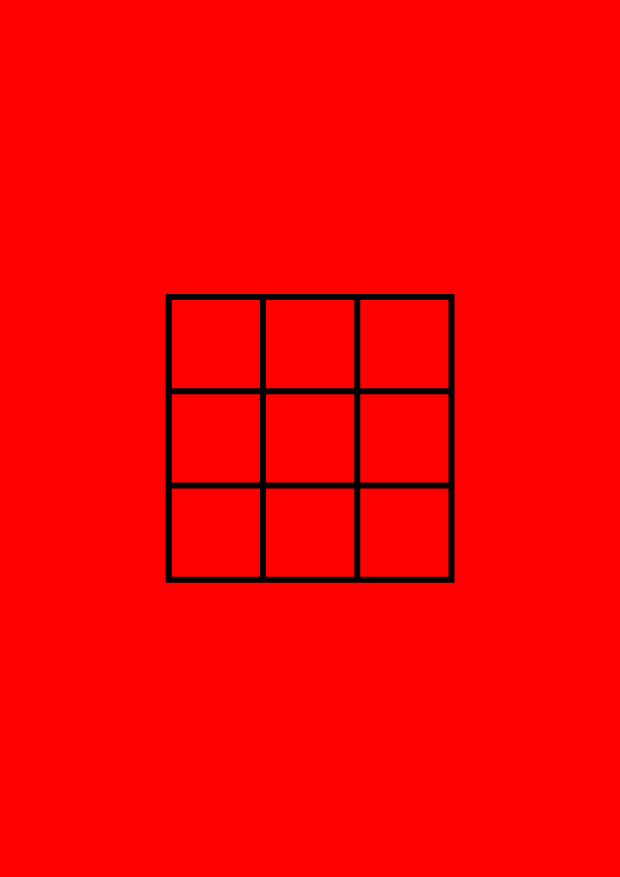
#> input picture opencv/a4_grid.png, 2480 x 3507 px, given in place of the camera (shown at 1/4 size)
$ python ChessDetector.py
#> lines starting #> are read from the running program, lines starting #| are printed output that depends on the picture
### opencv/pretreatment.py
import cv2
import numpy as np

# 图像预处理类
# 用于处理摄像头捕获的原始图像，将其转换为二值图像，并提取出棋盘和棋格的轮廓。
# 主要功能包括：
# 1. 将彩色图像转换为灰度图像。
# 2. 将灰度图像二值化。
# 3. 进行形态学操作，如膨胀、闭操作、开操作、中值滤波、腐蚀等。
# 4. 裁剪图像的中心区域，以专注于图像的主要部分。
# 5. 在二值图中查找所有轮廓，并返回它们的外接矩形的四个顶点。
class Pretreatment:
    # 类的构造函数，在创建类的新实例时自动调用。
    def __init__(self, x_ratio=0.5, y_ratio=1,
                 black_threshold=(0, 0, 0, 179, 255, 189),
                 red_thresholds=[(0, 100, 100, 10, 255, 255), (170, 100, 100, 180, 255, 255)]):
        # 定义一个3x3的结构元素（或称为核），用于形态学操作。
        # 形态学操作（如腐蚀、膨胀）使用这个核来处理图像的像素。
        self.kernel = np.ones((3, 3), np.uint8)
        # 设置图像裁剪的宽度比例。0.5表示保留中心50%的宽度。
        self.x_ratio = x_ratio
        # 设置图像裁剪的高度比例。1表示保留完整的100%的高度。
        self.y_ratio = y_ratio

        # 解析黑色阈值
        self.lower_black = np.array([black_threshold[0], black_threshold[1], black_threshold[2]])
        self.upper_black = np.array([black_threshold[3], black_threshold[4], black_threshold[5]])
        # 存储红色阈值
        self.red_thresholds = red_thresholds
        pass

    # 预处理图像，通过一系列操作来清洁图像，突出显示感兴趣的特征。
    # 参数：
    #   image: 需要处理的原始彩色图像。
    def preprocess(self, image):
        # 步骤1: 将彩色图像转换为HSV图像。
        hsv = cv2.cvtColor(image, cv2.COLOR_BGR2HSV)

        # 步骤2: 根据黑色阈值进行颜色过滤，得到二值图像
        binary = cv2.inRange(hsv, self.lower_black, self.upper_black)


        # --- 形态学操作，用于优化二值图像 ---

        # 步骤3: 膨胀操作。
        # 使用之前定义的kernel，增加图像中白色区域的面积。
        # 这有助于连接断开的线条或填充小的空隙。
        binary = cv2.dilate(binary, self.kernel, iterations=1)

        # 步骤4: 闭操作。
        # 闭操作是先膨胀后腐蚀，用于填充物体内部的小黑洞。
        binary = cv2.morphologyEx(binary, cv2.MORPH_CLOSE, self.kernel, iterations=1)

        # 步骤5: 开操作。
        # 开操作是先腐蚀后膨胀，用于移除图像中的小噪点（小的白色斑点）。
        binary = cv2.morphologyEx(binary, cv2.MORPH_OPEN, self.kernel)

        # 步骤6: 中值滤波。
        # 一种平滑技术，可以有效去除椒盐噪声，同时比高斯模糊更好地保留边缘。
        # 这里的 '3' 是滤波器的大小。
        binary = cv2.medianBlur(binary, 3)

        # 步骤7: 腐蚀操作。
        # 减少白色区域的面积，可以进一步去除小的噪点，或者使物体的轮廓更细。
        # 进行7次腐蚀，效果更强。
        # binary = cv2.erode(binary, self.kernel, iterations=7)

        # 返回经过一系列处理后的二值图像。
        return binary

    # 裁剪图像的中心区域，以专注于图像的主要部分。
    # 参数：
    #   image: 待裁剪的原始图像。
    def crop(self, image, x_ratio=0.5, y_ratio=1):
        # 获取图像的尺寸（高度，宽度，颜色通道数）。
        height, width = image.shape[:2]

        # 根据设定的比例计算需要保留的宽度。
        crop_width = int(width * x_ratio)
        # 根据设定的比例计算需要保留的高度。
        crop_height = int(height * y_ratio)

        # 计算裁剪区域左上角的x坐标，使其在水平方向上居中。
        x_start = (width - crop_width) // 2
        # 计算裁剪区域左上角的y坐标，使其在垂直方向上居中。
        y_start = (height - crop_height) // 2

        # 计算裁剪区域右下角的x坐标。
        x_end = x_start + crop_width
        # 计算裁剪区域右下角的y坐标。
        y_end = y_start + crop_height

        # 使用NumPy的切片功能裁剪图像，并返回裁剪后的部分。
        return image[y_start:y_end, x_start:x_end]

    # [14 lines left out: function thresholdHsv, not called in this run]

    # 在二值图中查找所有轮廓，并返回它们的外接矩形的四个顶点。
    # 参数：
    # image: 经过预处理的二值图。
    def get_rect_contour(self, image):
        # 查找图像中的轮廓。
        # cv2.RETR_EXTERNAL: 只检测最外层的轮廓。
        # cv2.CHAIN_APPROX_SIMPLE: 压缩水平、垂直和对角线段，只保留它们的端点。
        contours, hierarchy = cv2.findContours(image, cv2.RETR_EXTERNAL, cv2.CHAIN_APPROX_SIMPLE)

        # 如果没有找到任何轮廓，则返回一个空列表。
        if not contours:
            return []

        # 创建一个空列表来存储所有找到的矩形顶点。
        boxes = []
        # 遍历找到的每一个轮廓。
        for contour in contours:
            # 计算包围当前轮廓的最小面积矩形。这个矩形可能会有旋转。
            rect = cv2.minAreaRect(contour)
            # 从矩形对象中获取四个顶点的坐标。
            box = cv2.boxPoints(rect)
            # 将顶点坐标转换为整数类型。
            box = np.intp(box)
            # 将这组顶点添加到列表中。
            boxes.append(box)
        # 返回包含所有矩形顶点坐标的列表。
        return boxes

    # 从一个轮廓列表中筛选出面积最大的那个轮廓。
    # 参数：
    #   list_of_box_points: 一个包含多个轮廓（由其顶点表示）的列表。
    def get_max_contour(self, list_of_box_points):
        max_area = 0  # 初始化最大面积为0。
        max_contour = None  # 初始化最大轮廓为None。
        # 检查输入的列表是否为空，如果是，则直接返回None。
        if list_of_box_points is None:
            return None
        # 遍历列表中的每一个轮廓。
        for box_points in list_of_box_points:
            # 计算当前轮廓的面积。
            area = cv2.contourArea(box_points)
            # 如果当前轮廓的面积大于已知的最大面积...
            if area > max_area:
                max_area = area  # ...则更新最大面积。
                max_contour = box_points  # ...并更新最大轮廓。
        # 返回找到的面积最大的轮廓。
        return max_contour,max_area

    # 获取单个轮廓的边界框信息（位置和尺寸）。
    # 参数：
    #   contour: 单个轮廓。
    # [4 lines left out: function get_contour_size, not called in this run]

    # 识别并处理图像中的棋盘和棋格
    # 参数:
    #   frame: 从摄像头捕获的原始视频帧。

    # 返回:
    #   processed_frame: 经过处理后，绘制了轮廓的帧。
    #   grid_contours: 检测到的棋格轮廓列表。
    def get_grid(self, frame, draw_visuals=True):
        # -- 识别黑色棋盘  --
        # 创建原始帧的俩个副本，一个用于棋盘，一个用于棋格
        # 这样做可以保留原始的、未被修改的 `frame`，以便在最后显示清晰的结果。
        frame_for_processing_black = frame.copy()
        frame_for_processing_white = frame.copy()

        # 裁剪图像副本，以专注于中心区域，减少背景干扰。
        cropped_image_black = self.crop(frame_for_processing_black, self.x_ratio, self.y_ratio)
        cropped_image_white = self.crop(frame_for_processing_white, self.x_ratio, self.y_ratio)
        # 也裁剪原始的显示帧，以确保处理区域和显示区域大小一致。
        processed_frame = self.crop(frame.copy())

        # 对裁剪后的图像进行预处理，得到一个干净的二值图像。
        binary_image_black = self.preprocess(cropped_image_black)

        # 在预处理后的二值图像上查找所有（黑色）轮廓。
        # 这里我们假设棋盘格是图像中最大的黑色区域。
        list_of_box_points_black = self.get_rect_contour(binary_image_black)

        # 创建一个窗口显示所有找到的轮廓（调试用）。
        cv2.imshow("list_of_box_points_black", binary_image_black)

        # 从所有找到的轮廓中，筛选出面积最大的那一个。
        max_contour_black,max_area_black = self.get_max_contour(list_of_box_points_black)

        grid_contours = []

        # -- 识别 黑色棋盘中的 白色 棋格  --
        # 只有在成功找到最大轮廓的情况下，才执行后续操作。
        if max_contour_black is not None:
            if draw_visuals:
                # 在结果图上用红色绘制最大轮廓（棋盘）
                cv2.drawContours(processed_frame, [max_contour_black], -1, (0, 0, 255), 3) # 红色，粗线条
                # 在最大轮廓的四个顶点上画蓝色的圆
                for point in max_contour_black:
                    cv2.circle(processed_frame, tuple(point), 5, (255, 0, 0), -1) # 蓝色实心圆

            # 创建一个与裁剪图像同样大小的黑色掩码
            mask = np.zeros(cropped_image_white.shape[:2], dtype=np.uint8)
            # 在掩码上将最大轮廓（棋盘）区域画成白色，并填充
            cv2.drawContours(mask, [max_contour_black], -1, 255, -1)

            # 对掩码进行腐蚀操作，稍微向内收缩，以排除棋盘边缘的干扰
            # 腐蚀核的大小决定了收缩的程度，可以根据实际情况调整
            erosion_kernel = np.ones((15, 15), np.uint8)
            mask = cv2.erode(mask, erosion_kernel, iterations=1)

            # 使用掩码从原始彩色图像中提取出棋盘的精确区域
            roi_for_white_grid = cv2.bitwise_and(cropped_image_white, cropped_image_white, mask=mask)


            # 确保提取的ROI不为空
            if roi_for_white_grid.size > 0:
                # 对这个ROI（棋盘区域）进行预处理，以寻找内部的棋格。
                # 'preprocess'会使黑色背景（棋盘）变白，而白色物体（棋格）变黑。
                binary_roi_white = self.preprocess(roi_for_white_grid)

                # 为了能用findContours找到棋格，我们需要让棋格成为白色物体。
                # 因此，我们反转二值图像，使棋格变白，背景变黑。
                # cv2.imshow("BI", binary_roi_white) # 显示反转前的图像 (当前棋格是黑的)
                binary_roi_white = cv2.bitwise_not(binary_roi_white)
                # cv2.imshow("CIMG", binary_roi_white) # 显示反转后的图像 (当前棋格是白的，背景是黑的)

                # 现在，在处理过的ROI中寻找轮廓，这些轮廓对应着棋格。
                list_of_box_points_white = self.get_rect_contour(binary_roi_white)

                # 如果在ROI中找到了轮廓（棋格）。
                if list_of_box_points_white:
                    # 遍历ROI中的每一个轮廓。
                    for contour in list_of_box_points_white:
                        # 计算轮廓的面积
                        mianji=cv2.contourArea(contour)
                        # 根据面积筛选轮廓，以排除不可能是棋格的轮廓。
                        # 如果轮廓面积大于棋盘面积的90%（可能是整个棋盘的边框），或者小于2%（可能是噪声或线条），则忽略它。
                        if mianji > max_area_black * 0.9 or mianji < max_area_black * 0.02:
                            continue

                        grid_contours.append(contour)

                        if draw_visuals:
                            # 在原始的彩色帧上把棋格的轮廓画出来，用绿色、宽度为2的线条。
                            cv2.drawContours(processed_frame, [contour], -1, (0, 255, 0), 2)
                            # 在每个棋格的四个顶点上画黄色的圆
                            for point in contour:
                                cv2.circle(processed_frame, tuple(point), 5, (0, 255, 255), -1) # 黄色实心圆

                # 显示提取出的ROI图像（一个小的黑白图像），用于调试。
                cv2.imshow("ROI Image", binary_roi_white)

        return  grid_contours


# 这是一个标准的Python入口点。
# 当这个脚本被直接运行时，下面的代码块将被执行。
# 如果这个脚本被其他脚本导入，则不会执行。
# [47 lines that do not run on import are left out]

### opencv/serial_test.py
import serial
import serial.tools.list_ports
import time

class SerialCommunicator:
    """
    一个用于简化与单片机等设备进行串口通信的类。

    功能特性:
    - 自动检测并连接到串口。
    - 发送单个字节 (0-255范围的整数)。
    - 发送字节数组 (例如: [1, 10, 255])。
    - 数据以原始字节形式发送，符合单片机 uint8_t 类型。
    - 程序结束时自动关闭串口连接。

    快速使用:
    1. 创建实例: `comm = SerialCommunicator()` (自动连接)
    2. 发送数据: `comm.send_data(0x41)` 或 `comm.send_data([1, 2, 3])`
    3. (可选) `SerialCommunicator.list_available_ports()` 查看可用串口。
    """
    def __init__(self, port=None, baud_rate=115200, timeout=2):
        """
        初始化串口通信对象。

        在创建实例时，它会自动尝试连接到指定的串口，或者自动寻找第一个可用的串口。

        :param port: (可选) 字符串，指定要连接的串口号，例如 'COM3' (Windows) 或 '/dev/ttyUSB0' (Linux)。
                     如果保留为 None (默认)，程序会自动查找并使用第一个可用的串口。
        :param baud_rate: (可选) 整数，设置通信的波特率。必须与您的单片机设置一致。默认为 115200。
        :param timeout: (可选) 整数或浮点数，设置读取操作的超时时间（秒）。默认为 2。
        """
        self.port = port
        self.baud_rate = baud_rate
        self.timeout = timeout
        self.ser = None

        try:
            if self.port is None:
                self._auto_select_port()
            self.connect()
        except serial.SerialException as e:
            print(f"初始化错误: {e}")

    def _auto_select_port(self):
        """(内部方法) 自动选择第一个可用的串口。"""
        ports = self.list_available_ports(print_ports=False)
        if not ports:
            raise serial.SerialException("未找到任何串口设备。请确保设备已连接。")
        self.port = ports[0].device
        print(f"自动选择串口: {self.port}")

    @staticmethod
    def list_available_ports(print_ports=True):
        """
        (静态方法) 列出当前所有可用的串口设备。

        这是一个静态方法，意味着您无需创建类的实例就可以直接调用它，非常适合在连接前检查环境。
        调用方式: `SerialCommunicator.list_available_ports()`

        :param print_ports: (可选) 布尔值，如果为 True，则会将找到的端口打印到控制台。
        :return: 返回一个包含 `ListPortInfo` 对象的列表，每个对象代表一个串口。
        """
        ports = serial.tools.list_ports.comports()
        if print_ports:
            print("可用的串口设备:")
            if not ports:
                print("- 未找到任何设备")
            for port_info in ports:
                print(f"- {port_info.device}: {port_info.description}")
        return ports

    def connect(self):
        """(内部方法) 建立串口连接。"""
        if self.port is None:
            print("错误: 未指定串口。")
            return
        try:
            self.ser = serial.Serial(self.port, self.baud_rate, timeout=self.timeout)
            print(f"成功连接到 {self.port}，波特率 {self.baud_rate}")
            time.sleep(2)  # 等待设备就绪
        except serial.SerialException as e:
            self.ser = None
            raise serial.SerialException(f"无法打开串口 {self.port}: {e}")

    # [96 lines left out: functions disconnect, send_data, receive_data, not called in this run]

    def __del__(self):
        """(内部方法) 对象销毁时自动关闭串口，防止资源泄漏。"""
        self.disconnect()

# [61 lines that do not run on import are left out]

### opencv/ChessDetector.py
import pretreatment
import cv2
import numpy as np
import time
import serial_test

# --- 状态常量定义 ---
# 用于表示棋盘格子的状态
EMPTY = 0  # 空格子
OCCUPIED = 1  # 非空格子 (有棋子，但颜色未知)
HUMAN = 2  # 人类棋子 (白色)
ROBOT = 3  # 机器人棋子 (黑色)

class ChessDetector:
    """
    一个集成了棋盘检测、棋子识别、状态更新和串口通信的综合类。
    主要功能：
    - 初始化和识别井字棋棋盘。
    - 实时检测每个格子的状态（空、人、机器人）。
    - 判断棋子的移动和新落子。
    - 通过串口与下位机（如单片机）通信，发送指令和接收状态。
    """
    def __init__(self, cap):
        """
        初始化棋盘检测器。
        :param cap: cv2.VideoCapture 对象，用于从摄像头读取帧。
        """
        self.cap = cap
        # 棋盘状态数组，记录每个格子的状态
        # 状态数组：prev_state为上一帧状态，current_state为当前帧状态
        # 初始化状态数组
        # 过去状态
        self.prev_state = [EMPTY] * 9
        # 当前状态
        self.current_state = [EMPTY] * 9
        # 存储每个格子的中心坐标和ROI区域
        # 中心坐标
        self.grid_centers = [(0, 0)] * 9
        # 轮廓坐标
        self.grid_rois = [None] * 9

        self.pretreatment = None
        self.grids = None

        # --- 颜色阈值定义 ---
        # HSV颜色空间中的阈值，格式为 (H_min, S_min, V_min, H_max, S_max, V_max)
        # 这些值可能需要根据实际的光照条件和摄像头参数进行调整。
        # 可以使用项目中的 hsv_tuner.py 工具来辅助标定。
        # 红色棋盘背景阈值
        self.red_board_threshold = (143, 105, 159, 179, 255, 255)
        # 白色棋子HSV阈值 (低饱和度, 高亮度)
        self.white_piece_threshold = (24, 0, 224, 160, 255, 255)
        # 黑色棋子HSV阈值 (低亮度)
        self.black_piece_threshold = (4, 12, 49, 162, 44, 209)

        # 上一回合落子方
        self.last_move_color = None

        # 等待机器人移动完成的标志位
        self.waiting_for_robot_move = False

        # 初始化串口通信
        try:
            print("\n--- 初始化串口通信 ---")
            self.communicator = serial_test.SerialCommunicator()
            if not self.communicator.ser:
                print("警告: 串口未连接，将无法发送数据。")
        except Exception as e:
            print(f"初始化串口失败: {e}")
            self.communicator = None

    # 初始化棋盘
    def init(self, frame):
        """
        初始化棋盘检测器，识别并定位棋盘上的九个格子。
        只有当成功识别到九个格子后，该函数才会返回 True。
        """
        # --- 步骤1: 初始化预处理模块 ---
        # 检查预处理对象是否已经实例化，如果没有，则进行实例化
        if self.pretreatment is None:
            # 实例化预处理类，并传入相关参数
            # x_ratio 和 y_ratio 用于图像裁剪，black_threshold 用于识别棋盘的网格线
            self.pretreatment = pretreatment.Pretreatment(
                x_ratio=0.5,
                y_ratio=1,
                black_threshold=(143, 105, 159, 179, 255, 255)
            )

        # --- 步骤2: 识别棋盘格子 ---
        # 调用预处理对象的 get_grid 方法，从输入帧中提取格子的轮廓
        self.grids = self.pretreatment.get_grid(frame)

        # --- 步骤3: 校验识别结果 ---
        # 检查是否成功识别到了九个格子
        if self.grids is None or len(self.grids) != 9:
            # 如果没有，说明初始化失败，返回 False
            return False
        else:
            # --- 步骤4: 计算并存储格子信息 ---
            # 如果成功识别到九个格子，则进行后续处理
            # 将获取到的格子轮廓存储到类的属性中
            self.grid_rois = self.grids
            # 遍历这九个格子的轮廓
            for i in range(9):
                # --- 计算每个格子的中心点 ---
                # 使用cv2.moments计算轮廓的"矩"，这是一种分析物体几何特征的方法
                M = cv2.moments(self.grid_rois[i])
                # 通过矩来计算轮廓的质心（中心点）
                # 为了防止除以零的错误，先检查 m00 (面积) 是否不为零
                if M["m00"] != 0:
                    # 如果面积不为零，则通过公式计算质心的 x, y 坐标
                    cX = int(M["m10"] / M["m00"])
                    cY = int(M["m01"] / M["m00"])
                    # 将计算出的中心点坐标存储起来
                    self.grid_centers[i] = (cX, cY)
                else:
                    # 如果轮廓面积为零，无法计算质心，则采用备用方案
                    # 获取轮廓的边界框（能包围轮廓的最小正矩形）
                    x, y, w, h = cv2.boundingRect(self.grid_rois[i])
                    # 使用边界框的几何中心作为格子的中心点
                    self.grid_centers[i] = (x + w // 2, y + h // 2)
            # 所有信息处理完毕，初始化成功，返回 True
            return True

    # 检测空格子
    # [317 lines left out: functions detect_empty_grids, detect_piece_color, detect_moved_pieces, update_board_state, send_robot_move_command, not called in this run]


if __name__ == "__main__":
    # ---------------- 主程序入口 ----------------
    # 初始化摄像头
    # 参数0通常代表内置摄像头，1代表外置USB摄像头。如果无法打开，请尝试更改此索引。
    cap = cv2.VideoCapture(1)
    # 实例化棋盘检测器
    detector = ChessDetector(cap)

    print("正在初始化棋盘，请将棋盘完全放入摄像头视野...")
    # 初始化循环，直到成功识别到9个格子
    # 初始化棋盘识别函数
    while True:
        ret, frame = cap.read()
#> frame is the input picture: shape (3507, 2480, 3); mean B, G, R 0, 0, 248.8
        if not ret:
            print("读取视频失败,正在重试，请稍后...")
            continue

        if detector.init(frame):
#> in crop, `return image[y_start:y_end, x_start:x_end]`:
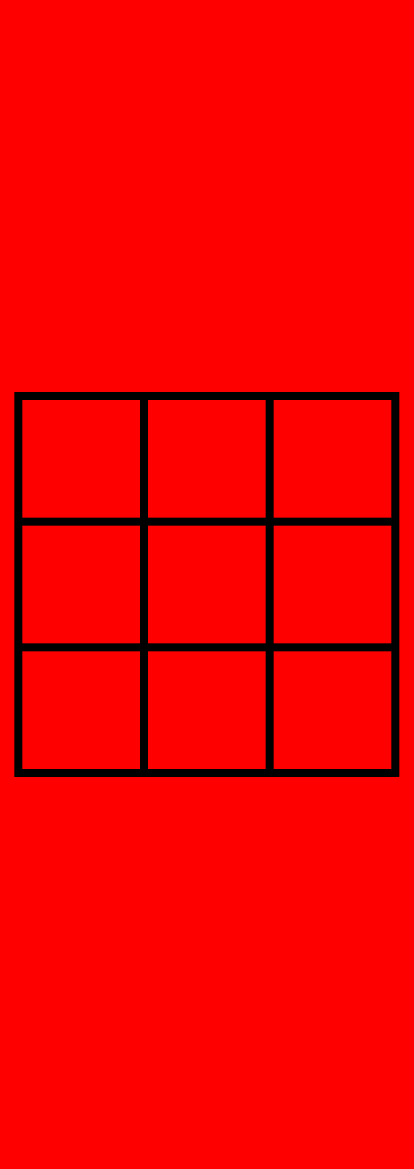
#> returned value: shape (3507, 1240, 3) (shown at 1/3 size); mean of channels 0, 1, 2 0, 0, 242.5; drawn as B, G, R
#> in preprocess, `hsv = cv2.cvtColor(image, cv2.COLOR_BGR2HSV)`: hsv: shape (3507, 1240, 3); mean H, S, V 0, 242.5, 242.5
#> in preprocess, `binary = cv2.inRange(hsv, self.lower_black, self.upper_black)`: binary: shape (3507, 1240); every value is 0
#> in get_rect_contour, `contours, hierarchy = cv2.findContours(image, cv2.RETR_EXTERNAL, cv2.C..`: contours = []
#> after the loop in get_max_contour, `for box_points in list_of_box_points:`: max_area = 0
#> in init, `self.grids = self.pretreatment.get_grid(frame)`: self.grids = []
            print("初始化成功")
            break

        # 显示摄像头内容，方便调整
        cv2.imshow("Initializing...", frame)
        # 按'q'键退出初始化
        if cv2.waitKey(1) & 0xFF == ord('q'):
#> (key q is pressed here)
            cap.release()
            cv2.destroyAllWindows()
            exit()
#> (the program exits here)
